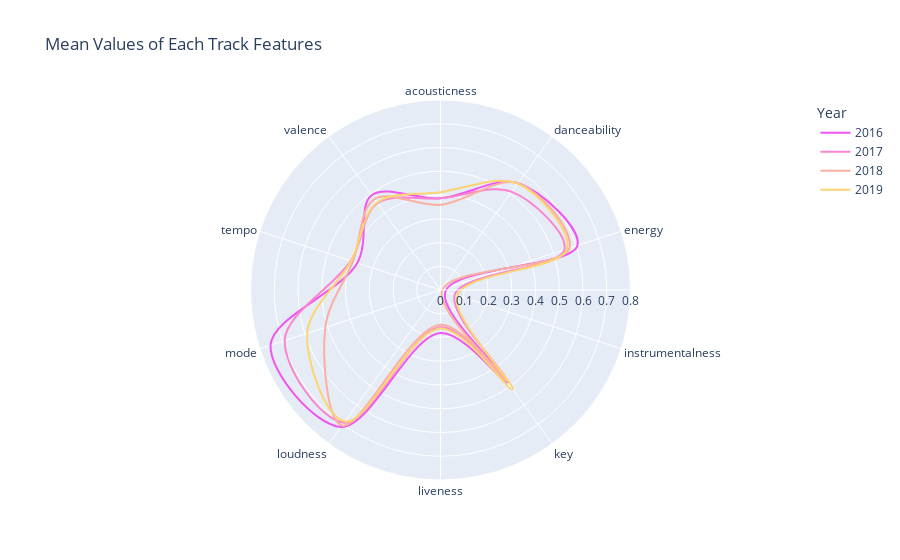

The code cell stored with this chart in its notebook:
### Code cell
# Radar plot
df_radar = df_scaled.groupby('Year').mean().reset_index() \
                    .melt(id_vars='Year', var_name="features", value_name="avg") \
                    .sort_values(by=['Year','features']).reset_index(drop=True)

px.line_polar(df_radar, 
              r="avg", 
              theta="features", 
              title='Mean Values of Each Track Features',
              color="Year", 
              line_close=True,
              line_shape='spline',
              range_r=[0, 0.8],
              color_discrete_sequence=px.colors.cyclical.mygbm[:-6])

### Figure 1 — Plotly figure (JSON) as saved in the notebook; plotly's stock layout.template omitted (floating-point values rounded to 4 significant figures)
{"data": [{"hovertemplate": "Year=2016<br>avg=%{r}<br>features=%{theta}<extra></extra>", "legendgroup": "2016", "line": {"color": "#ef55f1", "dash": "solid", "shape": "spline"}, "mode": "lines", "name": "2016", "r": [0.3862, 0.5561, 0.6063, 0.02148, 0.4797, 0.1813, 0.7128, 0.7525, 0.3682, 0.4934, 0.3862], "showlegend": true, "subplot": "polar", "theta": ["acousticness", "danceability", "energy", "instrumentalness", "key", "liveness", "loudness", "mode", "tempo", "valence", "acousticness"], "type": "scatterpolar"}, {"hovertemplate": "Year=2017<br>avg=%{r}<br>features=%{theta}<extra></extra>", "legendgroup": "2017", "line": {"color": "#fb84ce", "dash": "solid", "shape": "spline"}, "mode": "lines", "name": "2017", "r": [0.3859, 0.5108, 0.5488, 0.06312, 0.4609, 0.1572, 0.6908, 0.69, 0.3972, 0.4515, 0.3859], "showlegend": true, "subplot": "polar", "theta": ["acousticness", "danceability", "energy", "instrumentalness", "key", "liveness", "loudness", "mode", "tempo", "valence", "acousticness"], "type": "scatterpolar"}, {"hovertemplate": "Year=2018<br>avg=%{r}<br>features=%{theta}<extra></extra>", "legendgroup": "2018", "line": {"color": "#fbafa1", "dash": "solid", "shape": "spline"}, "mode": "lines", "name": "2018", "r": [0.3589, 0.5557, 0.5708, 0.00694, 0.4764, 0.1459, 0.7051, 0.51, 0.3881, 0.4733, 0.3589], "showlegend": true, "subplot": "polar", "theta": ["acousticness", "danceability", "energy", "instrumentalness", "key", "liveness", "loudness", "mode", "tempo", "valence", "acousticness"], "type": "scatterpolar"}, {"hovertemplate": "Year=2019<br>avg=%{r}<br>features=%{theta}<extra></extra>", "legendgroup": "2019", "line": {"color": "#fcd471", "dash": "solid", "shape": "spline"}, "mode": "lines", "name": "2019", "r": [0.4116, 0.5534, 0.5603, 0.07542, 0.5164, 0.1619, 0.6849, 0.59, 0.396, 0.4544, 0.4116], "showlegend": true, "subplot": "polar", "theta": ["acousticness", "danceability", "energy", "instrumentalness", "key", "liveness", "loudness", "mode", "tempo", "valence", "acousticness"], "type": "scatterpolar"}], "layout": {"legend": {"title": {"text": "Year"}, "tracegroupgap": 0}, "polar": {"angularaxis": {"direction": "clockwise", "rotation": 90}, "domain": {"x": [0, 1], "y": [0, 1]}, "radialaxis": {"range": [0, 0.8]}}, "title": {"text": "Mean Values of Each Track Features"}}}
